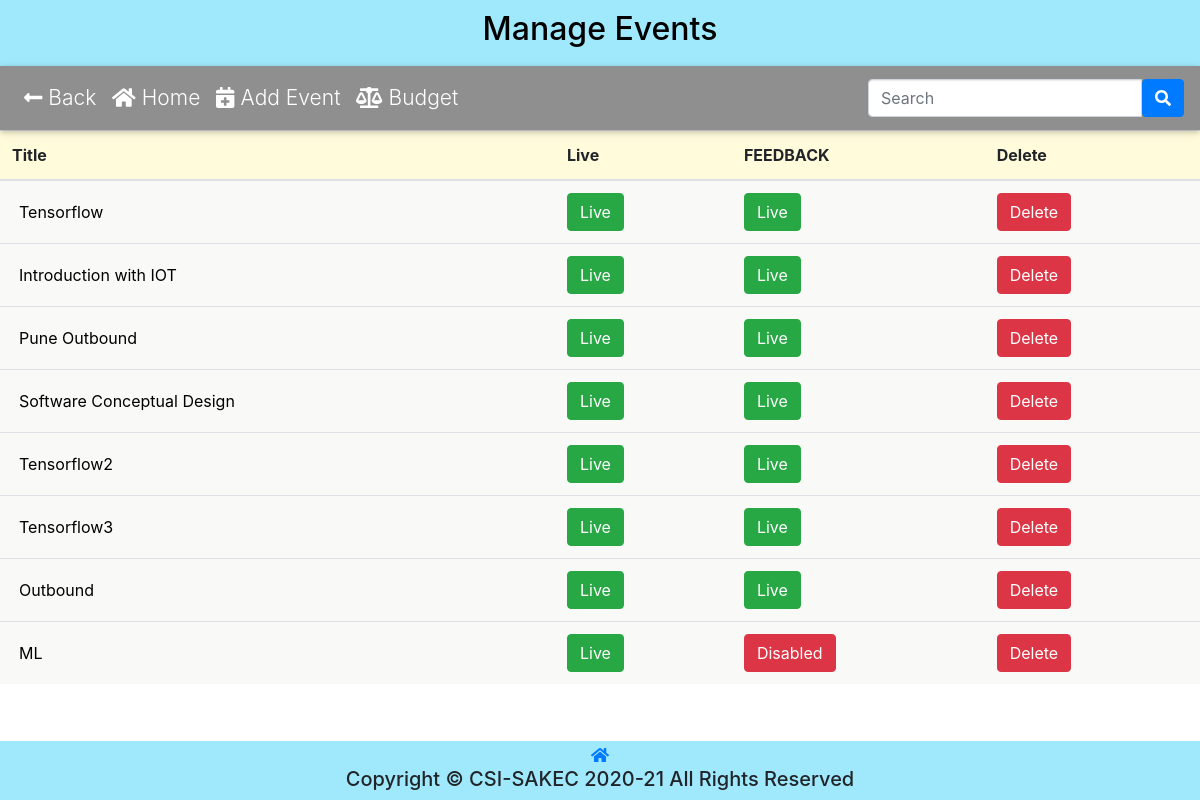
/Eventmanagement/eventmanagement.php (signed in), run on an earlier commit of the app's database.
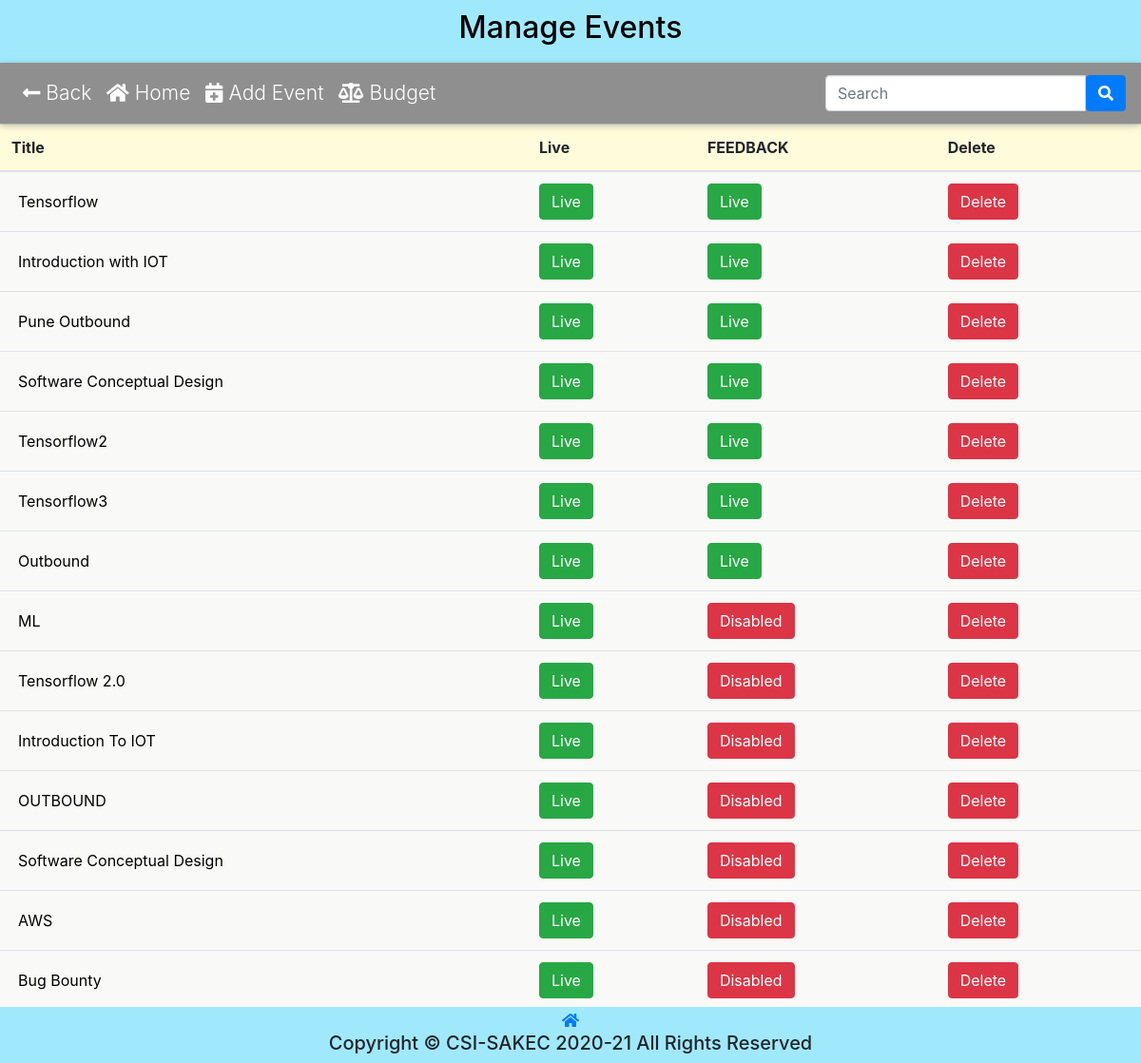
And on a later commit of the database.
### tables this page shows
CREATE TABLE `csi_event` (
  `id` int(11) NOT NULL,
  `title` varchar(225) NOT NULL,
  `subtitle` varchar(255) NOT NULL,
  `banner` varchar(256) NOT NULL,
  `e_from_date` date NOT NULL,
  `e_to_date` date NOT NULL,
  `e_from_time` time NOT NULL,
  `e_to_time` time NOT NULL,
  `e_description` text NOT NULL,
  `fee_m` int(5) NOT NULL,
  `fee` int(5) NOT NULL,
  `live` tinyint(1) NOT NULL,
  `feedback` tinyint(4) NOT NULL,
  `selfie` tinyint(4) NOT NULL
);

### config.php (called while the page is built, shortened)
<?php
    $conn = mysqli_connect(DB_SERVER, DB_USERNAME, DB_PASSWORD, DB_NAME);
    function execute($sql){
        global $conn;
        return mysqli_query($conn, $sql);
    }
    function getValue($sql){
        return mysqli_fetch_assoc(execute($sql));
    }
?>

### Eventmanagement/eventmanagement.php (the view, shortened to what the changed rows need)
<!DOCTYPE html>
<html lang="en" xmlns="http://www.w3.org/1999/xhtml">
<head>
    <link rel="stylesheet" href="../css/membership.css?v=<?php echo time(); ?>">
    <link rel="stylesheet" href="../plugins/bootstrap-4.6.0-dist/css/bootstrap.min.css">
    <?php
    require_once "../config.php";
    $access = NULL;
    if (isset($_SESSION["role_id"])) {
        $role_id = $_SESSION["role_id"];
        $access = getValue("SELECT * FROM `csi_role` WHERE `csi_role`.`id`=$role_id");
    }
    $to_search = "";
    ?>
</head>
<body>
    <header>
        <h2 style="text-align: center;">Manage Events</h2>
    </header>
    <table class="table" id="eventsTable">
        <thead class="table-head">
            <tr>
                <th scope="col">Title</th>
                <?php
                if (isset($access) &&$access['manage_event'] == 1) {
                ?>
                    <th>Live</th>
                    <th>FEEDBACK</th>
                    <th>Delete</th>
                <?php
                }
                ?>
            </tr>
        </thead>
        <tbody>
            <div class="table-content" style="font-size: large;">
                <?php
                $query = execute( "SELECT * FROM `csi_event` WHERE LOWER(`title`) LIKE '%$to_search%' ");
                if (mysqli_num_rows($query) > 0) {
                    while ($row = mysqli_fetch_assoc($query)) {
                ?>
                        <tr>
                            <th scope="row">
                                <form action="managementevent.php" method="GET">
                                    <button type="submit" class="textbutton"><?php echo $row['title']; ?></button>
                                </form>
                            </th>
                            <?php
                            if (isset($access) && $access['manage_event'] == 1) {
                                if ($row['live'] == 1) {
                            ?>
                                    <td>
                                        <div id="live">
                                            <form action="<?php echo htmlspecialchars($_SERVER["PHP_SELF"]); ?>" method="post">
                                                <button type="submit" class="btn btn-success">Live</button>
                                            </form>
                                        </div>
                                    </td>
                                <?php
                                }
                                if ($row['feedback'] == 1) {
                                ?>
                                    <td>
                                        <div id="live">
                                            <form action="<?php echo htmlspecialchars($_SERVER["PHP_SELF"]); ?>" method="post">
                                                <button type="submit" class="btn btn-success">Live</button>
                                            </form>
                                        </div>
                                    </td>
                                <?php
                                } else {
                                ?>
                                    <td>
                                        <form action="<?php echo htmlspecialchars($_SERVER["PHP_SELF"]); ?>" method="post">
                                            <button type="submit" class="btn btn-danger"> Disabled</button>
                                        </form>
                                    </td>
                                <?php
                                }
                                ?>
                                <td>
                                    <form action="<?php echo htmlspecialchars($_SERVER["PHP_SELF"]); ?>" method="post">
                                        <button type="submit" name="delete_event_btn" class="btn btn-danger"> Delete</button>
                                    </form>
                                </td>
                            <?php
                            }
                            ?>
                    <?php
                    }
                } else {
                    echo "<td>No Record Found</td><td/><td/><td/><td/><td/><td/><td/>";
                }
                    ?>
            </div>
        </tbody>
    </table>
</body>
</html>

What changed in the data, as far as the page shows it:
added csi_event: title "Tensorflow 2.0"
added csi_event: title "Introduction To IOT"
added csi_event: title "OUTBOUND"
added csi_event: title "Software Conceptual Design"
added csi_event: title "AWS"
added csi_event: title "Bug Bounty"
